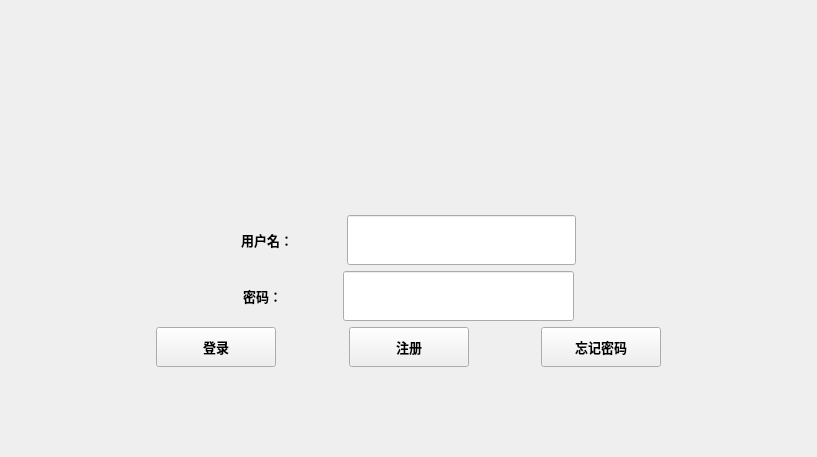
<?xml version="1.0" encoding="UTF-8"?>
<ui version="4.0">
 <class>Login</class>
 <widget class="QWidget" name="Login">
  <property name="geometry">
   <rect>
    <x>0</x>
    <y>0</y>
    <width>817</width>
    <height>457</height>
   </rect>
  </property>
  <property name="windowTitle">
   <string>Form</string>
  </property>
  <property name="styleSheet">
   <string notr="true"/>
  </property>
  <layout class="QGridLayout" name="gridLayout">
   <item row="0" column="0">
    <layout class="QVBoxLayout" name="verticalLayout_2" stretch="8,5,3">
     <item>
      <layout class="QHBoxLayout" name="horizontalLayout_4">
       <property name="spacing">
        <number>0</number>
       </property>
       <item>
        <spacer name="horizontalSpacer_4">
         <property name="orientation">
          <enum>Qt::Horizontal</enum>
         </property>
         <property name="sizeHint" stdset="0">
          <size>
           <width>40</width>
           <height>20</height>
          </size>
         </property>
        </spacer>
       </item>
       <item>
        <widget class="QLabel" name="label_3">
         <property name="minimumSize">
          <size>
           <width>120</width>
           <height>120</height>
          </size>
         </property>
         <property name="maximumSize">
          <size>
           <width>120</width>
           <height>120</height>
          </size>
         </property>
         <property name="styleSheet">
          <string notr="true">border-image: url(:/xxxxxxx.png);</string>
         </property>
         <property name="text">
          <string/>
         </property>
        </widget>
       </item>
       <item>
        <spacer name="horizontalSpacer_5">
         <property name="orientation">
          <enum>Qt::Horizontal</enum>
         </property>
         <property name="sizeHint" stdset="0">
          <size>
           <width>40</width>
           <height>20</height>
          </size>
         </property>
        </spacer>
       </item>
      </layout>
     </item>
     <item>
      <layout class="QVBoxLayout" name="verticalLayout">
       <item>
        <layout class="QHBoxLayout" name="horizontalLayout">
         <item>
          <spacer name="horizontalSpacer_6">
           <property name="orientation">
            <enum>Qt::Horizontal</enum>
           </property>
           <property name="sizeHint" stdset="0">
            <size>
             <width>40</width>
             <height>20</height>
            </size>
           </property>
          </spacer>
         </item>
         <item>
          <widget class="QLabel" name="label">
           <property name="minimumSize">
            <size>
             <width>100</width>
             <height>50</height>
            </size>
           </property>
           <property name="maximumSize">
            <size>
             <width>100</width>
             <height>50</height>
            </size>
           </property>
           <property name="font">
            <font>
             <family>微软雅黑</family>
             <pointsize>10</pointsize>
             <weight>75</weight>
             <bold>true</bold>
            </font>
           </property>
           <property name="text">
            <string>用户名：</string>
           </property>
          </widget>
         </item>
         <item>
          <widget class="QLineEdit" name="LoginName">
           <property name="minimumSize">
            <size>
             <width>0</width>
             <height>50</height>
            </size>
           </property>
           <property name="maximumSize">
            <size>
             <width>16777215</width>
             <height>50</height>
            </size>
           </property>
           <property name="font">
            <font>
             <family>微软雅黑</family>
             <pointsize>10</pointsize>
             <weight>75</weight>
             <bold>true</bold>
            </font>
           </property>
          </widget>
         </item>
         <item>
          <spacer name="horizontalSpacer_8">
           <property name="orientation">
            <enum>Qt::Horizontal</enum>
           </property>
           <property name="sizeHint" stdset="0">
            <size>
             <width>40</width>
             <height>20</height>
            </size>
           </property>
          </spacer>
         </item>
        </layout>
       </item>
       <item>
        <layout class="QHBoxLayout" name="horizontalLayout_2">
         <property name="spacing">
          <number>0</number>
         </property>
         <item>
          <spacer name="horizontalSpacer_7">
           <property name="orientation">
            <enum>Qt::Horizontal</enum>
           </property>
           <property name="sizeHint" stdset="0">
            <size>
             <width>40</width>
             <height>20</height>
            </size>
           </property>
          </spacer>
         </item>
         <item>
          <widget class="QLabel" name="label_2">
           <property name="minimumSize">
            <size>
             <width>100</width>
             <height>50</height>
            </size>
           </property>
           <property name="maximumSize">
            <size>
             <width>100</width>
             <height>50</height>
            </size>
           </property>
           <property name="font">
            <font>
             <family>微软雅黑</family>
             <pointsize>10</pointsize>
             <weight>75</weight>
             <bold>true</bold>
            </font>
           </property>
           <property name="text">
            <string>密码：</string>
           </property>
          </widget>
         </item>
         <item>
          <widget class="QLineEdit" name="LoginPassword">
           <property name="minimumSize">
            <size>
             <width>0</width>
             <height>50</height>
            </size>
           </property>
           <property name="maximumSize">
            <size>
             <width>16777215</width>
             <height>50</height>
            </size>
           </property>
           <property name="font">
            <font>
             <family>微软雅黑</family>
             <pointsize>10</pointsize>
             <weight>75</weight>
             <bold>true</bold>
            </font>
           </property>
          </widget>
         </item>
         <item>
          <spacer name="horizontalSpacer_9">
           <property name="orientation">
            <enum>Qt::Horizontal</enum>
           </property>
           <property name="sizeHint" stdset="0">
            <size>
             <width>40</width>
             <height>20</height>
            </size>
           </property>
          </spacer>
         </item>
        </layout>
       </item>
      </layout>
     </item>
     <item>
      <layout class="QHBoxLayout" name="horizontalLayout_3" stretch="10,0,5,0,5,0,10">
       <property name="spacing">
        <number>0</number>
       </property>
       <item>
        <spacer name="horizontalSpacer">
         <property name="orientation">
          <enum>Qt::Horizontal</enum>
         </property>
         <property name="sizeHint" stdset="0">
          <size>
           <width>40</width>
           <height>20</height>
          </size>
         </property>
        </spacer>
       </item>
       <item>
        <widget class="QPushButton" name="btnLogin">
         <property name="minimumSize">
          <size>
           <width>120</width>
           <height>40</height>
          </size>
         </property>
         <property name="maximumSize">
          <size>
           <width>120</width>
           <height>40</height>
          </size>
         </property>
         <property name="font">
          <font>
           <family>微软雅黑</family>
           <pointsize>10</pointsize>
           <weight>75</weight>
           <bold>true</bold>
          </font>
         </property>
         <property name="text">
          <string>登录</string>
         </property>
        </widget>
       </item>
       <item>
        <spacer name="horizontalSpacer_3">
         <property name="orientation">
          <enum>Qt::Horizontal</enum>
         </property>
         <property name="sizeHint" stdset="0">
          <size>
           <width>40</width>
           <height>20</height>
          </size>
         </property>
        </spacer>
       </item>
       <item>
        <widget class="QPushButton" name="btnNewUser">
         <property name="minimumSize">
          <size>
           <width>120</width>
           <height>40</height>
          </size>
         </property>
         <property name="maximumSize">
          <size>
           <width>120</width>
           <height>40</height>
          </size>
         </property>
         <property name="font">
          <font>
           <family>微软雅黑</family>
           <pointsize>10</pointsize>
           <weight>75</weight>
           <bold>true</bold>
          </font>
         </property>
         <property name="text">
          <string>注册</string>
         </property>
        </widget>
       </item>
       <item>
        <spacer name="horizontalSpacer_10">
         <property name="orientation">
          <enum>Qt::Horizontal</enum>
         </property>
         <property name="sizeHint" stdset="0">
          <size>
           <width>40</width>
           <height>20</height>
          </size>
         </property>
        </spacer>
       </item>
       <item>
        <widget class="QPushButton" name="btnForgot">
         <property name="minimumSize">
          <size>
           <width>120</width>
           <height>40</height>
          </size>
         </property>
         <property name="maximumSize">
          <size>
           <width>120</width>
           <height>40</height>
          </size>
         </property>
         <property name="font">
          <font>
           <family>微软雅黑</family>
           <pointsize>10</pointsize>
           <weight>75</weight>
           <bold>true</bold>
          </font>
         </property>
         <property name="text">
          <string>忘记密码</string>
         </property>
        </widget>
       </item>
       <item>
        <spacer name="horizontalSpacer_2">
         <property name="orientation">
          <enum>Qt::Horizontal</enum>
         </property>
         <property name="sizeHint" stdset="0">
          <size>
           <width>40</width>
           <height>20</height>
          </size>
         </property>
        </spacer>
       </item>
      </layout>
     </item>
    </layout>
   </item>
  </layout>
 </widget>
 <resources/>
 <connections/>
</ui>
